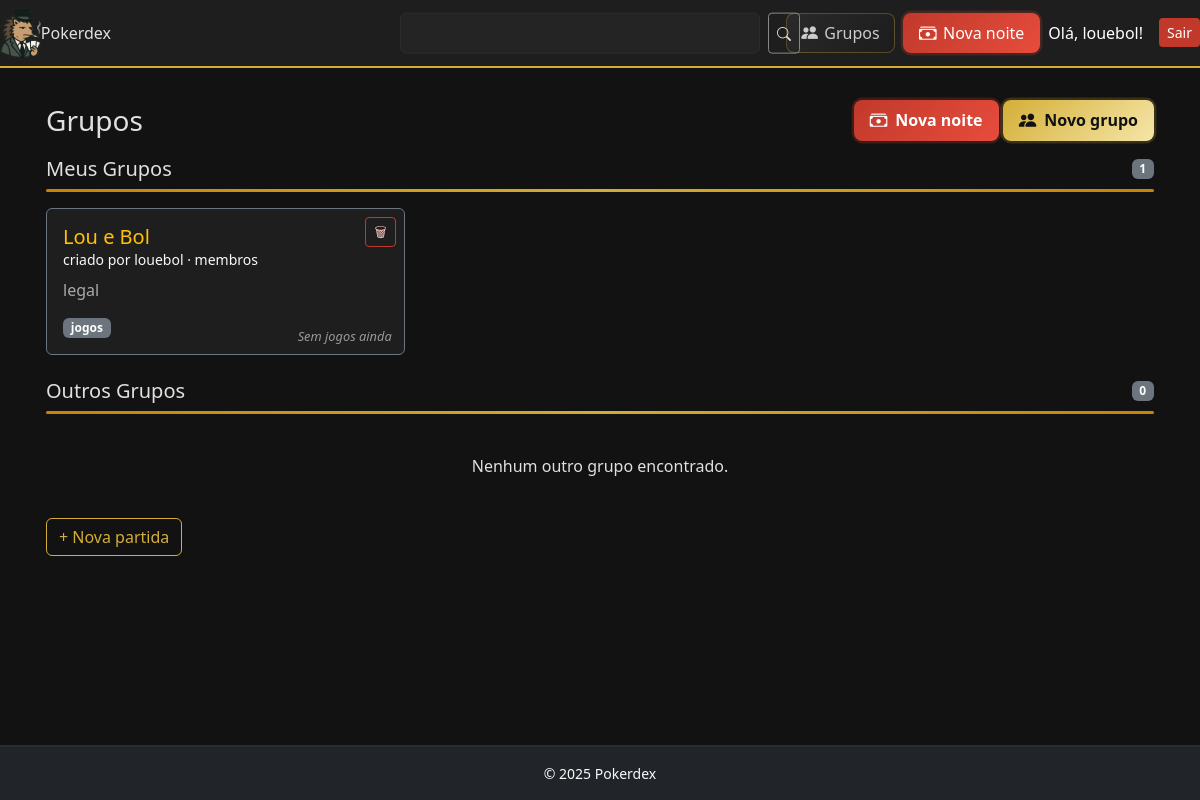
The app's page / (signed in), older data.
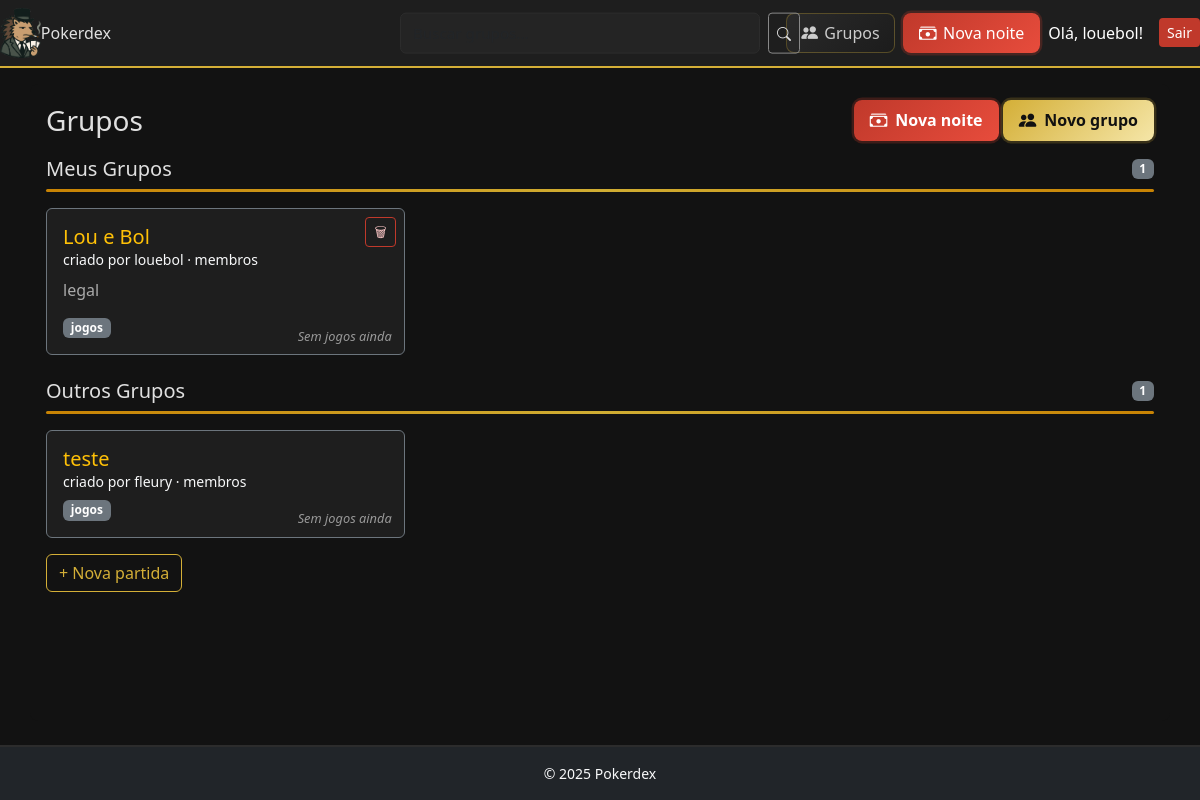
The same page, newer data.
### core/models.py (models this page shows, shortened)
class Group(models.Model):
    name = models.CharField(max_length=120, unique=True)
    slug = models.SlugField(max_length=140, unique=True, blank=False)
    description = models.TextField(blank=True)
    created_by = models.ForeignKey(User, on_delete=models.PROTECT, related_name="groups_created")
    created_at = models.DateTimeField(default=timezone.now)
    class Meta:
        ordering = ["name"]

### core/views.py (the view)
# urls.py: path('', views.group_list_view, name='group_list'),
@login_required
def group_list_view(request):
    q = request.GET.get("q", "")
    my_groups = Group.objects.filter(memberships__user=request.user)
    other_groups = Group.objects.exclude(memberships__user=request.user)
    if q:
        my_groups = my_groups.filter(Q(name__icontains=q) | Q(description__icontains=q))
        other_groups = other_groups.filter(Q(name__icontains=q) | Q(description__icontains=q))
    return render(
        request,
        "group_list.html",
        {"my_groups": my_groups, "other_groups": other_groups},
    )

### core/templates/group_list.html (shortened to what this page needs)
{% extends "base.html" %}
{% block content %}
<div class="d-flex align-items-center justify-content-between mb-3">
  <h1 class="h3 m-0">Grupos</h1>
  {% if my_groups %}
  <div>
    <a href="{% url 'core:game_create' %}" class="btn btn-create-game">
      <i class="bi bi-cash-stack"></i>
      Nova noite
    </a>
    <a href="{% url 'core:group_create' %}" class="btn btn-create-group">
      <i class="bi bi-people-fill"></i>
      Novo grupo
    </a>
  </div>
  {% endif %}
</div>
<section class="mb-4">
  <div class="d-flex align-items-center justify-content-between mb-2">
    <h2 class="h5 m-0">Meus Grupos</h2>
    {% if my_groups %}
      <span class="badge bg-secondary">{{ my_groups|length }}</span>
    {% endif %}
  </div>
  <div class="gradient-bar mb-3"></div>
  {% if my_groups %}
    <div class="row g-3">
      {% for g in my_groups %}
        <div class="col-md-4 col-sm-6">
          <a href="{% url 'core:group_detail' g.slug %}"
             class="card card-hover bg-dark border-secondary text-light h-100 card-link position-relative">
            <form action="{% url 'core:group_delete' g.slug %}" method="post"
                  class="delete-form">
              <button type="submit"
                      class="btn btn-sm btn-outline-danger"
                      onclick="return confirm('Tem certeza que deseja deletar este grupo? Essa ação é irreversível.');">
                🗑
              </button>
            </form>
            <div class="card-body d-flex flex-column">
              <h5 class="card-title mb-1 text-warning">{{ g.name }}</h5>
              <p class="card-subtitle mb-2 small">
                criado por {{ g.created_by }} · {{ g.member_count }} membro{% if g.member_count != 1 %}s{% endif %}
              </p>
              {% if g.description %}
                <p class="card-text text-truncate-2 mb-3">
                  {{ g.description }}
                </p>
              {% endif %}
              <span class="badge bg-secondary align-self-start">
                {{ g.post_count }} jogo{% if g.post_count != 1 %}s{% endif %}
              </span>
            </div>
            <div class="last-post">
              {% if g.last_post %}
                <i>Última partida em: {{ g.last_post|date:"d M Y, H:i" }}</i>
              {% else %}
                <i>Sem jogos ainda</i>
              {% endif %}
            </div>
          </a>
        </div>
      {% endfor %}
    </div>
{% endif %}
</section>
<section class="mb-2">
  <div class="d-flex align-items-center justify-content-between mb-2">
    <h2 class="h5 m-0">Outros Grupos</h2>
    <span class="badge bg-secondary">{{ other_groups|length }}</span>
  </div>
  <div class="gradient-bar mb-3"></div>
  {% if other_groups %}
    <div class="row g-3">
      {% for g in other_groups %}
        <div class="col-md-4 col-sm-6">
          <a href="{% url 'core:group_detail' g.slug %}"
             class="card card-hover bg-dark border-secondary text-light h-100 card-link position-relative">
            <div class="card-body d-flex flex-column">
              <h5 class="card-title mb-1 text-warning">{{ g.name }}</h5>
              <p class="card-subtitle mb-2 small">
                criado por {{ g.created_by }} · {{ g.member_count }} membro{% if g.member_count != 1 %}s{% endif %}
              </p>
              <span class="badge bg-secondary align-self-start">
                {{ g.post_count }} jogo{% if g.post_count != 1 %}s{% endif %}
              </span>
            </div>
            <div class="last-post">
              {% if g.last_post %}
                <i>Última partida em: {{ g.last_post|date:"d M Y, H:i" }}</i>
              {% else %}
                <i>Sem jogos ainda</i>
              {% endif %}
            </div>
          </a>
        </div>
      {% endfor %}
    </div>
  {% else %}
    <div class="text-center py-4">
      <span>Nenhum outro grupo encontrado.</span>
    </div>
  {% endif %}
</section>
{% if my_groups %}
  <div class="mt-3">
    <a href="{% url 'core:game_create' %}" class="btn btn-outline-warning">
      + Nova partida
    </a>
  </div>
{% endif %}
{% endblock %}

### core/templates/base.html (shortened to what this page needs)
{% load static %}
<!DOCTYPE html>
<html lang="pt-BR">
<head>
  <link
    href="https://cdn.jsdelivr.net/npm/bootstrap@5.3.3/dist/css/bootstrap.min.css"
    rel="stylesheet"
  >
  <link rel="stylesheet" href="https://cdn.jsdelivr.net/npm/bootstrap-icons@1.11.3/font/bootstrap-icons.css">
  <link rel="stylesheet" href="{% static 'css/style.css' %}">
</head>
<body class="d-flex flex-column min-vh-100">
  <header class="mb-3">
    <nav class="navbar navbar-dark bg-dark px-3>
      <a class="navbar-brand d-flex align-items-center gap-2" href="{% url 'core:group_list' %}">
        <img src="{% static 'img/hedgehog.png' %}" class="brand-logo">
        <span>Pokerdex</span>
      {% if request.user.is_authenticated %}
       <div class="position-absolute top-50 start-50 translate-middle" style="width: 400px; max-width: 60%;">
          <form method="get" action="{% url 'core:group_list' %}" class="d-flex">
            <input type="text" name="q" value="{{ request.GET.q }}"
                   class="form-control form-control-sm"
                   placeholder="Buscar grupos...">
            <button type="submit" class="btn btn-sm btn-outline-light ms-2">
              <i class="bi bi-search"></i>
            </button>
          </form>
        </div>
      {% endif %}
      <div class="ms-auto d-flex align-items-center">
        {% if request.user.is_authenticated %}
          <a class="btn btn-groups me-2" href="{% url 'core:group_list' %}">
            <i class="bi bi-people-fill"></i>
            Grupos
          </a>
          <a href="{% url 'core:game_create' %}" class="btn btn-create-game me-2">
            <i class="bi bi-cash-stack"></i>
            Nova noite
          </a>
          <span class="text-white me-3">Olá, {{ request.user.username }}!</span>
          <a class="btn btn-sm btn-danger" href="{% url 'core:logout' %}">Sair</a>
        {% else %}
          <a class="btn btn-sm btn-outline-light me-2" href="{% url 'core:login' %}">Entrar</a>
          <a class="btn btn-sm btn-warning" href="{% url 'core:signup' %}">Cadastrar</a>
        {% endif %}
      </div>
    </nav>
  </header>
  <main class="container flex-grow-1">
    {% block content %}{% endblock %}
  </main>
  <footer class="bg-dark text-light mt-4 py-3">
    <div class="container text-center small">
      &copy; 2025 Pokerdex
    </div>
  </footer>
</body>
</html>

### core/static/css/style.css (style rules this page uses)
:root { --bg: #121212; --panel: #1e1e1e; --textarea: #242424; --border: #2c2c2c; --text: #e0e0e0; --muted: #9b9b9b; --muted-2:#cccccc; --gold: #d4af37; --gold-soft: rgba(212,175,55,.3); --gold-bg: rgba(212,175,55,.12); --green-bg: rgba(55, 212, 63, 0.12); --danger: #c0392b; --danger-2:#e74c3c; --success:#2ecc71; }
* { box-sizing:border-box }
body { background:var(--bg); color:var(--text); font-family:"Segoe UI", Roboto, system-ui, -apple-system, sans-serif; }
.navbar-brand img, .brand-logo { height: 50px !important; width: auto !important; }
main.container { background:var(--bg); color:var(--text); border-radius:8px; padding:1rem; }
.navbar { background:var(--panel) !important; border-bottom:2px solid var(--gold); }
.navbar .btn { display:inline-flex; align-items:center; gap:.4em; font-weight:500; }
.btn-outline-light { border-color:#888; color:var(--text); }
.btn-outline-warning { border-color:var(--gold); color:var(--gold); }
.btn-outline-danger { border-color:var(--danger); color:#ffc9c9; }
.btn-danger { background:var(--danger); border:none; }
.card.bg-dark { background:var(--panel) !important; border:1px solid var(--border); }
.card-hover { transition:transform .15s ease, box-shadow .15s ease, border-color .15s ease; }
.card-link { display:block; color:inherit; text-decoration:none; }
.delete-form { position:absolute; top:.5rem; right:.5rem; z-index:2; }
.delete-form button { padding:.25rem .5rem; font-size:.85rem; }
.last-post { position:absolute; bottom:.5rem; right:.75rem; font-size:.8rem; color:#999; }
.text-truncate-2 { display:-webkit-box; -webkit-line-clamp:2; -webkit-box-orient:vertical; overflow:hidden; color:#aaa; }
footer { background:var(--panel); border-top:2px solid var(--border); color:#888; }
.card form input:not([type="checkbox"]):not([type="radio"]), .card form select, .card form textarea, form .form-control { background:var(--textarea); border:1px solid var(--border); color:var(--text); border-radius:6px; padding:.5rem .75rem; width:100%; transition:all .2s ease; font-size:.95rem; }
:root { --panel-2: var(--textarea); }
.gradient-bar { height: 3px; background: linear-gradient(90deg, #f59f00, #ffd43b, #f59f00); border-radius: 999px; opacity: .8; }
.btn-create-group { background: linear-gradient(135deg, var(--gold) 0%, #f5e6a8 100%); color: #111; font-weight: 700; border: none; border-radius: 8px; padding: 0.45rem 1rem; display: inline-flex; align-items: center; gap: 0.5rem; box-shadow: 0 0 0 .15rem rgba(212,175,55,.2); transition: transform .12s ease, box-shadow .2s ease, background .2s ease; }
.btn-create-game { background: linear-gradient(135deg, var(--danger) 0%, #e74c3c 100%); color: #fff; font-weight: 700; border: none; border-radius: 8px; padding: 0.45rem 1rem; display: inline-flex; align-items: center; gap: 0.5rem; box-shadow: 0 0 0 .15rem rgba(192,57,43,.25); transition: transform .12s ease, box-shadow .2s ease, background .2s ease; }
.btn-create-group i, .btn-create-game i { font-size: 1.1rem; }
.btn-groups { background: linear-gradient(135deg, #2a2a2a 0%, #1c1c1c 100%); color: var(--muted-2); font-weight: 600; border: 1px solid var(--gold-soft); border-radius: 8px; padding: 0.4rem 0.9rem; display: inline-flex; align-items: center; gap: 0.5rem; transition: transform .12s ease, box-shadow .2s ease, background .2s ease, color .2s ease; }
.btn-groups i { font-size: 1.05rem; }

Row changes from the older to the newer data that the page shows:
added Group: name "teste", created_by "fleury", shown under "Outros Grupos"
Text that changed along with them:
{{ other_groups|length }}: "0" → "1"
text no longer shown: "Nenhum outro grupo encontrado."
